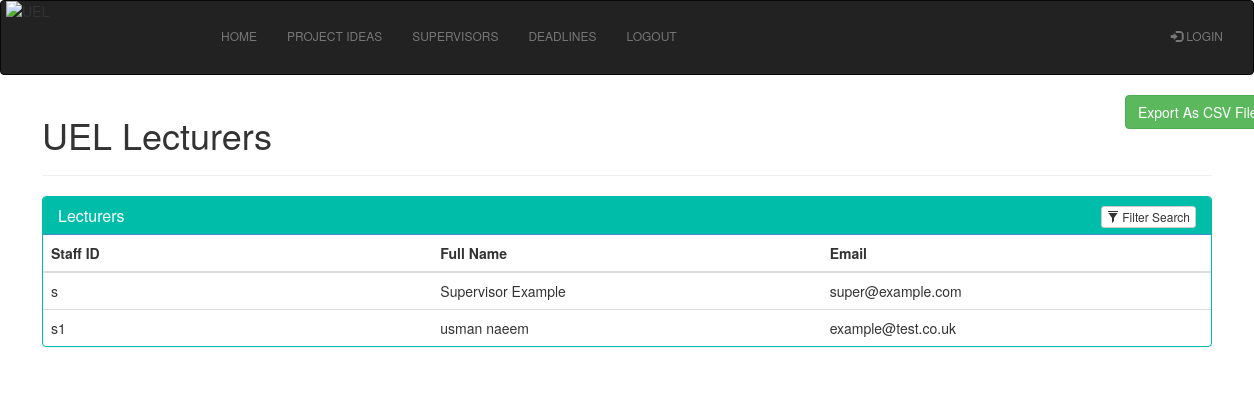
Page /admin/view-lecturers.php on the committed database.
### tables this page shows
CREATE TABLE `users` (
  `id` varchar(8) NOT NULL,
  `name` varchar(25) NOT NULL,
  `surname` varchar(25) NOT NULL,
  `email` varchar(100) NOT NULL,
  `username` varchar(10) NOT NULL,
  `password` varchar(10) NOT NULL,
  `rank` varchar(15) NOT NULL,
  `level` int(1) NOT NULL
);

### admin/view-lecturers.php (the view, shortened to what this page needs)
<!DOCTYPE html>
<html>
	<?php
		include "../includes/header.php";
		include "../includes/lecturer-navbar.php";
    include "../db_handler.php";
	?>
  <link rel="stylesheet" href="https://maxcdn.bootstrapcdn.com/bootstrap/3.3.7/css/bootstrap.min.css">
<head>
    <link rel="stylesheet" type="text/css" href="bootstrap/css/bootstrap.min.css"/>
</head>
<body>
<div class="container">
    <div class="row">
        <form class="form-horizontal" style="float: right;" action="view-lecturers.php" method="post" name="export" enctype="multipart/form-data">
          <div class="form-group">
            <div class="col-md-4 col-md-offset-4">
              <input type="submit" name="export" class="btn btn-success" value="Export As CSV File"/>
            </div>
          </div>
        </form>
    	<h1>UEL Lecturers</h1>
    	<hr>
        <div class="panel panel-primary filterable" style="border-color: #00bdaa;">
            <div class="panel-heading" style="background-color: #00bdaa;">
                <h3 class="panel-title">Lecturers</h3>
                <div class="pull-right">
                    <button class="btn btn-default btn-xs btn-filter"><span class="glyphicon glyphicon-filter"></span> Filter Search</button>
                </div>
            </div>
            <table class="table">
                <thead>
                    <tr class="filters">
                        <th><input type="text" class="form-control" placeholder="Staff ID" disabled></th>
                        <th><input type="text" class="form-control" placeholder="Full Name" disabled></th>
                        <th><input type="text" class="form-control" placeholder="Email" disabled></th>
                    </tr>
                </thead>
                <tbody>
                    <?php
                        $output = '';
                        if(isset($_POST["query"]))
                        {
                         $search = mysqli_real_escape_string($conn, $_POST["query"]);
                         $query = "
                          SELECT * FROM users
                          WHERE name LIKE '%".$search."%'
                          OR surname LIKE '%".$search."%'
                          OR email LIKE '%".$search."%'
                         ";
                        }
                        else
                        {
                          $query = "SELECT * FROM users WHERE rank='lecturer' ORDER BY name asc";
                        }
                        $result = mysqli_query($conn, $query);
                        if(mysqli_num_rows($result) > 0)
                        {
                       while($row = mysqli_fetch_array($result))
                       {
                          $output .= '
                           <tr>
                            <td>'.$row["id"].'</td>
                            <td>'.$row["name"]. ' ' .$row["surname"].'</td>
                            <td>'.$row["email"].'</td>
                          </tr>
                        </div>
                          ';
                         }
                         echo $output;
                        }
                    ?>
            </div>
</body>
</html>

### includes/lecturer-navbar.php (style rules this page uses)
div { display: block; }

### admin/view-lecturers.php (style rules this page uses)
.filterable { margin-top: 15px; }
.filterable .panel-heading .pull-right { margin-top: -20px; }
.filterable .filters input[disabled] { background-color: transparent; border: none; cursor: auto; box-shadow: none; padding: 0; height: auto; }

### rows in the picture
users: id "s", name "Supervisor", surname "Example", email "super@example.com"
users: id "s1", name "usman", surname "naeem", email "example@test.co.uk"

### other values in the picture
$name "HOME"
$name "PROJECT IDEAS"
$name "SUPERVISORS"
$name "DEADLINES"
$name "LOGOUT"
